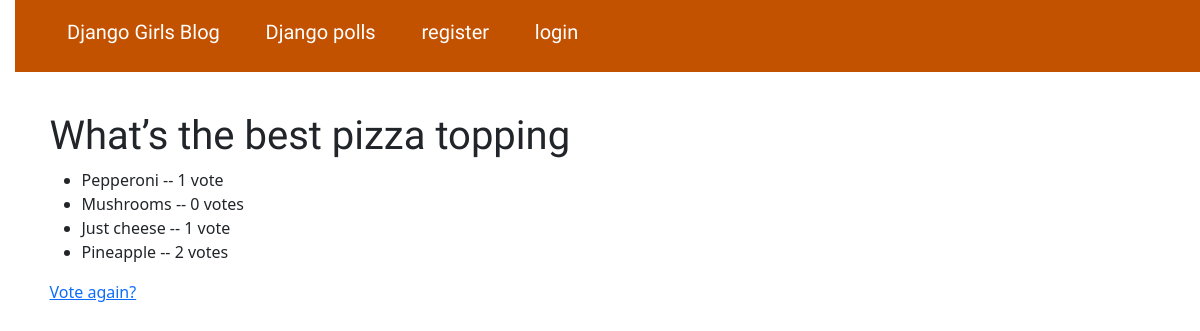
The app's page /polls/1/results/, older data.
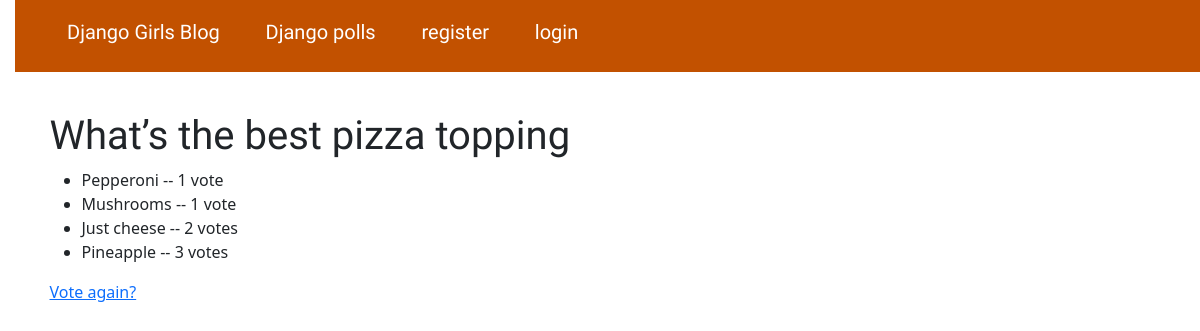
The same page, newer data.
### djangopolls/models.py (models this page shows, shortened)
class Choice(models.Model):
    question = models.ForeignKey(Question, on_delete=models.CASCADE)
    choice_text = models.CharField(max_length=200)
    votes = models.IntegerField(default=0)

### djangopolls/views.py (the view)
# urls.py: path("<int:question_id>/results/", results, name="results"),
def results(request, question_id):
    question = get_object_or_404(Question, pk=question_id)
    return render(request, "polls/results.html", {"question": question})

### djangopolls/templates/polls/results.html
{% extends 'polls/base.html' %}
{% block content %}
<h1>{{ question.question_text }}</h1>
    <ul>
        {% for choice in question.choice_set.all %}
        <li>{{ choice.choice_text }} -- {{ choice.votes }} vote{{ choice.votes|pluralize }}</li>
        {% endfor %}
    </ul>
    <a href="{% url 'polls:detail' question.slug %}">Vote again?</a>
{% endblock %}

Row changes from the older to the newer data that the page shows:
changed Choice "Mushrooms": votes "0" → "1"
changed Choice "Just cheese": votes "1" → "2"
changed Choice "Pineapple": votes "2" → "3"
